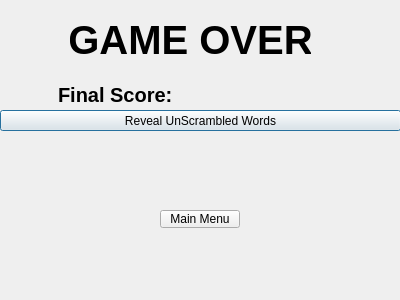
<?xml version="1.0" encoding="UTF-8"?>
<ui version="4.0">
 <class>GameOver</class>
 <widget class="QDialog" name="GameOver">
  <property name="geometry">
   <rect>
    <x>0</x>
    <y>0</y>
    <width>400</width>
    <height>300</height>
   </rect>
  </property>
  <property name="windowTitle">
   <string>Dialog</string>
  </property>
  <widget class="QWidget" name="gridLayoutWidget">
   <property name="geometry">
    <rect>
     <x>70</x>
     <y>0</y>
     <width>241</width>
     <height>80</height>
    </rect>
   </property>
   <layout class="QGridLayout" name="gridLayout">
    <item row="0" column="0">
     <widget class="QLabel" name="label">
      <property name="font">
       <font>
        <pointsize>30</pointsize>
        <bold>true</bold>
       </font>
      </property>
      <property name="text">
       <string>GAME OVER</string>
      </property>
      <property name="alignment">
       <set>Qt::AlignCenter</set>
      </property>
     </widget>
    </item>
   </layout>
  </widget>
  <widget class="QWidget" name="horizontalLayoutWidget">
   <property name="geometry">
    <rect>
     <x>58</x>
     <y>80</y>
     <width>151</width>
     <height>29</height>
    </rect>
   </property>
   <layout class="QHBoxLayout" name="horizontalLayout">
    <item>
     <widget class="QLabel" name="label_2">
      <property name="font">
       <font>
        <pointsize>15</pointsize>
        <bold>true</bold>
       </font>
      </property>
      <property name="text">
       <string>Final Score: </string>
      </property>
     </widget>
    </item>
   </layout>
  </widget>
  <widget class="QWidget" name="horizontalLayoutWidget_2">
   <property name="geometry">
    <rect>
     <x>210</x>
     <y>80</y>
     <width>81</width>
     <height>31</height>
    </rect>
   </property>
   <layout class="QHBoxLayout" name="horizontalLayout_2">
    <item>
     <widget class="QLabel" name="FinalScore">
      <property name="font">
       <font>
        <pointsize>12</pointsize>
        <italic>true</italic>
       </font>
      </property>
      <property name="text">
       <string/>
      </property>
     </widget>
    </item>
   </layout>
  </widget>
  <widget class="QWidget" name="gridLayoutWidget_2">
   <property name="geometry">
    <rect>
     <x>0</x>
     <y>110</y>
     <width>401</width>
     <height>21</height>
    </rect>
   </property>
   <layout class="QGridLayout" name="gridLayout_2">
    <item row="0" column="0">
     <widget class="QPushButton" name="pushButton_2">
      <property name="text">
       <string>Reveal UnScrambled Words</string>
      </property>
     </widget>
    </item>
   </layout>
  </widget>
  <widget class="QPushButton" name="pushButton">
   <property name="geometry">
    <rect>
     <x>160</x>
     <y>210</y>
     <width>80</width>
     <height>18</height>
    </rect>
   </property>
   <property name="text">
    <string>Main Menu</string>
   </property>
  </widget>
  <widget class="QWidget" name="horizontalLayoutWidget_3">
   <property name="geometry">
    <rect>
     <x>0</x>
     <y>130</y>
     <width>401</width>
     <height>80</height>
    </rect>
   </property>
   <layout class="QHBoxLayout" name="horizontalLayout_3"/>
  </widget>
 </widget>
 <resources/>
 <connections/>
</ui>
